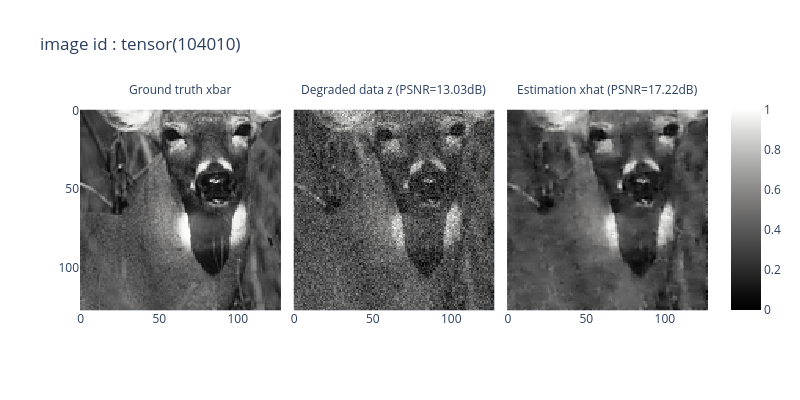

Here is the notebook cell this chart was saved with:
### Markdown cell above
## Test

### Code cell
# Test image loading
z, xbar, img_id = test_noisybsds[10]

img_xbar = optim.torchImg2Numpy(xbar)
img_z    = optim.torchImg2Numpy(z)

snr_z = optim.snr(img_z, img_xbar)

# application of the network to the degarded data z
with torch.no_grad():
    xhat = ista_net(z)


img_xhat = optim.torchImg2Numpy(xhat)  
snr_xhat = optim.snr(img_xhat, img_xbar)
    
# display of the result

fig = px.imshow(np.array([img_xbar,img_z,img_xhat]), color_continuous_scale='gray',
                    title='image id : '+ str(img_id),
                    facet_col=0, facet_col_spacing=0, facet_col_wrap=3,
                    width=800, height=400,
                    )
    
fig.update_coloraxes(cmin=0, cmax=1)

legend = [  'Ground truth xbar',
            'Degraded data z (PSNR='  +"{:.2f}".format(snr_z)+'dB)',
            'Estimation xhat (PSNR='+"{:.2f}".format(snr_xhat)+'dB)'   ]
item_map={f'{i}':key for i, key in enumerate(legend)}
fig.for_each_annotation(lambda a: a.update(text=item_map[a.text.split("=")[1]]))

fig.show()

### Figure 1 — Plotly figure (JSON) as saved in the notebook; plotly's stock layout.template omitted (floating-point values rounded to 4 significant figures; data arrays with more than 128 entries replaced by an {"elided": "..."} marker saying what was removed)
{"data": [{"coloraxis": "coloraxis", "hovertemplate": "x: %{x}<br>y: %{y}<br>color: %{z}<extra></extra>", "name": "0", "type": "heatmap", "xaxis": "x", "yaxis": "y", "z": {"elided": "128x128 float values"}}, {"coloraxis": "coloraxis", "hovertemplate": "x: %{x}<br>y: %{y}<br>color: %{z}<extra></extra>", "name": "1", "type": "heatmap", "xaxis": "x2", "yaxis": "y2", "z": {"elided": "128x128 float values"}}, {"coloraxis": "coloraxis", "hovertemplate": "x: %{x}<br>y: %{y}<br>color: %{z}<extra></extra>", "name": "2", "type": "heatmap", "xaxis": "x3", "yaxis": "y3", "z": {"elided": "128x128 float values"}}], "layout": {"annotations": [{"font": {}, "showarrow": false, "text": "Ground truth xbar", "x": 0.16, "xanchor": "center", "xref": "paper", "y": 1, "yanchor": "bottom", "yref": "paper"}, {"font": {}, "showarrow": false, "text": "Degraded data z (PSNR=13.03dB)", "x": 0.5, "xanchor": "center", "xref": "paper", "y": 1, "yanchor": "bottom", "yref": "paper"}, {"font": {}, "showarrow": false, "text": "Estimation xhat (PSNR=17.22dB)", "x": 0.84, "xanchor": "center", "xref": "paper", "y": 1, "yanchor": "bottom", "yref": "paper"}], "coloraxis": {"cmax": 1, "cmin": 0, "colorscale": [[0, "rgb(0, 0, 0)"], [0.09091, "rgb(16, 16, 16)"], [0.1818, "rgb(38, 38, 38)"], [0.2727, "rgb(59, 59, 59)"], [0.3636, "rgb(81, 80, 80)"], [0.4545, "rgb(102, 101, 101)"], [0.5455, "rgb(124, 123, 122)"], [0.6364, "rgb(146, 146, 145)"], [0.7273, "rgb(171, 171, 170)"], [0.8182, "rgb(197, 197, 195)"], [0.9091, "rgb(224, 224, 223)"], [1, "rgb(254, 254, 253)"]]}, "height": 400, "title": {"text": "image id : tensor(104010)"}, "width": 800, "xaxis": {"anchor": "y", "constrain": "domain", "domain": [0, 0.32], "scaleanchor": "y"}, "xaxis2": {"anchor": "y2", "domain": [0.34, 0.66], "matches": "x"}, "xaxis3": {"anchor": "y3", "domain": [0.68, 1.0], "matches": "x"}, "yaxis": {"anchor": "x", "autorange": "reversed", "constrain": "domain", "domain": [0, 1]}, "yaxis2": {"anchor": "x2", "domain": [0, 1], "matches": "y", "showticklabels": false}, "yaxis3": {"anchor": "x3", "domain": [0, 1], "matches": "y", "showticklabels": false}}}
